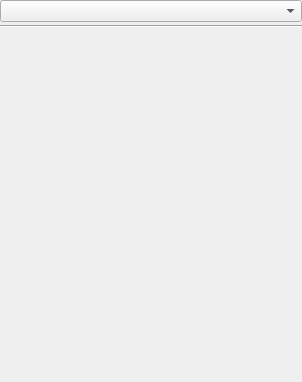
<?xml version="1.0" encoding="UTF-8"?>
<ui version="4.0">
 <class>IRouterSetup</class>
 <widget class="QWidget" name="IRouterSetup">
  <property name="geometry">
   <rect>
    <x>0</x>
    <y>0</y>
    <width>302</width>
    <height>382</height>
   </rect>
  </property>
  <property name="windowTitle">
   <string>Form</string>
  </property>
  <layout class="QVBoxLayout" name="verticalLayout">
   <property name="spacing">
    <number>3</number>
   </property>
   <property name="leftMargin">
    <number>0</number>
   </property>
   <property name="topMargin">
    <number>0</number>
   </property>
   <property name="rightMargin">
    <number>0</number>
   </property>
   <property name="bottomMargin">
    <number>0</number>
   </property>
   <item>
    <widget class="QComboBox" name="comboRouter"/>
   </item>
   <item>
    <widget class="Line" name="line">
     <property name="orientation">
      <enum>Qt::Horizontal</enum>
     </property>
    </widget>
   </item>
   <item>
    <widget class="QStackedWidget" name="stackedWidget"/>
   </item>
  </layout>
 </widget>
 <resources/>
 <connections/>
</ui>
